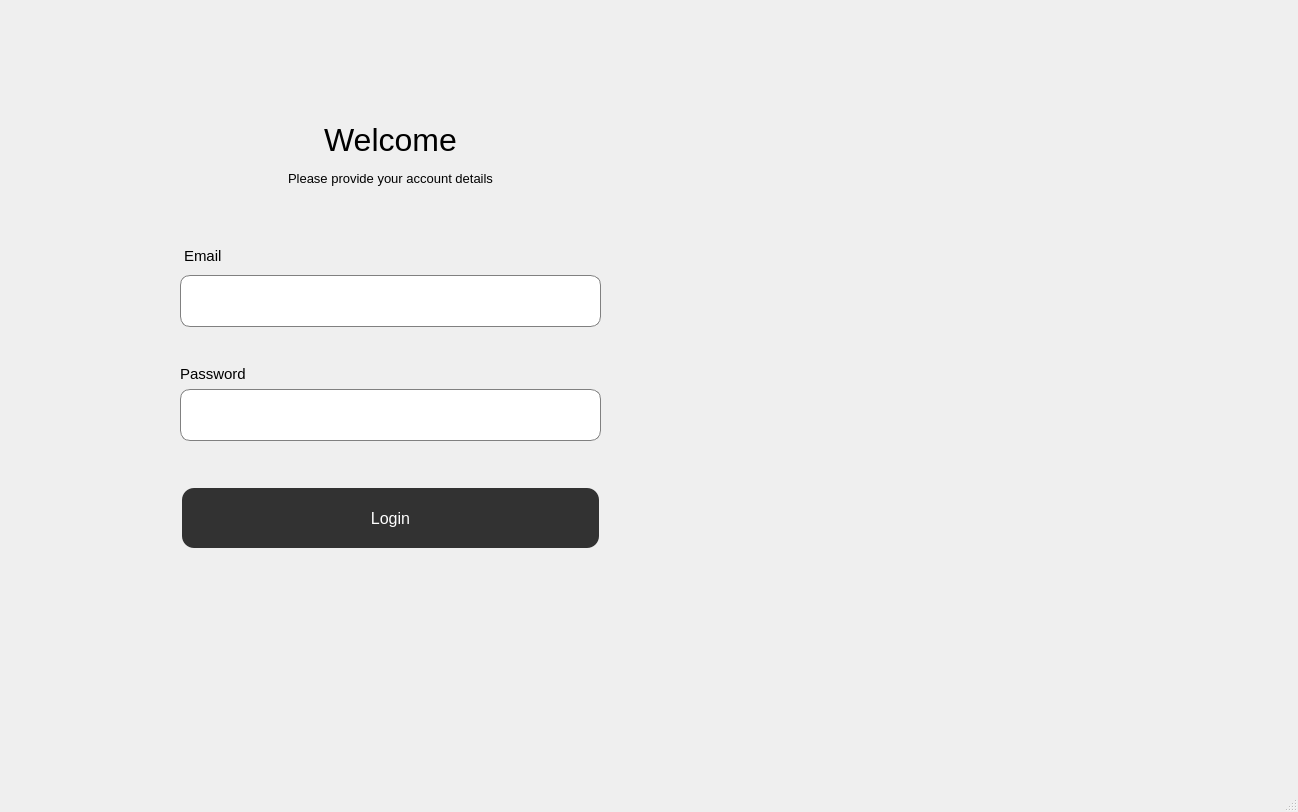
<?xml version="1.0" encoding="UTF-8"?>
<ui version="4.0">
 <class>MainWindow</class>
 <widget class="QMainWindow" name="MainWindow">
  <property name="enabled">
   <bool>true</bool>
  </property>
  <property name="geometry">
   <rect>
    <x>0</x>
    <y>0</y>
    <width>1298</width>
    <height>812</height>
   </rect>
  </property>
  <property name="font">
   <font>
    <family>Verdana</family>
    <pointsize>12</pointsize>
   </font>
  </property>
  <property name="windowTitle">
   <string>MainWindow</string>
  </property>
  <property name="styleSheet">
   <string notr="true">QPushButton {
    background-color: #323232;
    border: none;
	min-height: 30px;
    color: white;
    text-align: center;
    text-decoration: none;
    font-size: 16px;
    margin: 4px 2px;
    padding: 15px 32px;
    border-radius: 12px;
}
QPushButton:hover {
    background-color: #000;
}
QLineEdit {
    border: 1px solid gray;
    border-radius: 10px;
	min-height: 50px;
	max-height: 50px;
    padding: 0 8px;
    background: white;
    selection-background-color: darkgray;
}
QLineEdit:focus {
    border: 2px solid #000;
}
Qlabel{
background-color:red;
}
</string>
  </property>
  <widget class="QWidget" name="centralwidget">
   <property name="layoutDirection">
    <enum>Qt::LeftToRight</enum>
   </property>
   <widget class="QWidget" name="gridLayoutWidget">
    <property name="geometry">
     <rect>
      <x>180</x>
      <y>120</y>
      <width>421</width>
      <height>432</height>
     </rect>
    </property>
    <layout class="QGridLayout" name="gridLayout">
     <item row="1" column="0">
      <widget class="QLabel" name="welcome_label">
       <property name="styleSheet">
        <string notr="true">font-size: 32px;
max-height: 40px;
</string>
       </property>
       <property name="text">
        <string>Welcome</string>
       </property>
       <property name="alignment">
        <set>Qt::AlignCenter</set>
       </property>
      </widget>
     </item>
     <item row="2" column="0">
      <widget class="QLabel" name="heading_label">
       <property name="font">
        <font>
         <pointsize>10</pointsize>
        </font>
       </property>
       <property name="styleSheet">
        <string notr="true">max-height: 25px;</string>
       </property>
       <property name="text">
        <string>Please provide your account details</string>
       </property>
       <property name="alignment">
        <set>Qt::AlignCenter</set>
       </property>
      </widget>
     </item>
     <item row="4" column="0">
      <layout class="QVBoxLayout" name="verticalLayout_3">
       <item>
        <widget class="QLabel" name="password_label">
         <property name="font">
          <font>
           <pointsize>11</pointsize>
          </font>
         </property>
         <property name="text">
          <string>Password</string>
         </property>
         <property name="alignment">
          <set>Qt::AlignBottom|Qt::AlignLeading|Qt::AlignLeft</set>
         </property>
        </widget>
       </item>
       <item>
        <widget class="QLineEdit" name="password_input">
         <property name="font">
          <font>
           <family>Verdana</family>
           <pointsize>10</pointsize>
          </font>
         </property>
        </widget>
       </item>
       <item>
        <widget class="QLabel" name="invalid_password_label">
         <property name="styleSheet">
          <string notr="true">color:rgb(255, 0, 0);
max-height: 15px;
min-height: 15px;</string>
         </property>
         <property name="text">
          <string/>
         </property>
        </widget>
       </item>
      </layout>
     </item>
     <item row="3" column="0">
      <layout class="QVBoxLayout" name="verticalLayout_2">
       <item>
        <widget class="QLabel" name="email_label">
         <property name="font">
          <font>
           <pointsize>11</pointsize>
          </font>
         </property>
         <property name="styleSheet">
          <string notr="true">margin-top:20px;</string>
         </property>
         <property name="text">
          <string>Email</string>
         </property>
         <property name="scaledContents">
          <bool>false</bool>
         </property>
         <property name="alignment">
          <set>Qt::AlignBottom|Qt::AlignLeading|Qt::AlignLeft</set>
         </property>
        </widget>
       </item>
       <item>
        <widget class="QLineEdit" name="email_input">
         <property name="font">
          <font>
           <family>Verdana</family>
           <pointsize>10</pointsize>
          </font>
         </property>
        </widget>
       </item>
      </layout>
     </item>
     <item row="5" column="0">
      <widget class="QPushButton" name="login_button">
       <property name="font">
        <font>
         <pointsize>-1</pointsize>
         <underline>false</underline>
         <strikeout>false</strikeout>
        </font>
       </property>
       <property name="cursor">
        <cursorShape>PointingHandCursor</cursorShape>
       </property>
       <property name="styleSheet">
        <string notr="true">margin-top: 20px;</string>
       </property>
       <property name="text">
        <string>Login</string>
       </property>
      </widget>
     </item>
    </layout>
   </widget>
  </widget>
  <widget class="QMenuBar" name="menubar">
   <property name="geometry">
    <rect>
     <x>0</x>
     <y>0</y>
     <width>1298</width>
     <height>26</height>
    </rect>
   </property>
  </widget>
  <widget class="QStatusBar" name="statusbar"/>
 </widget>
 <resources/>
 <connections/>
</ui>
